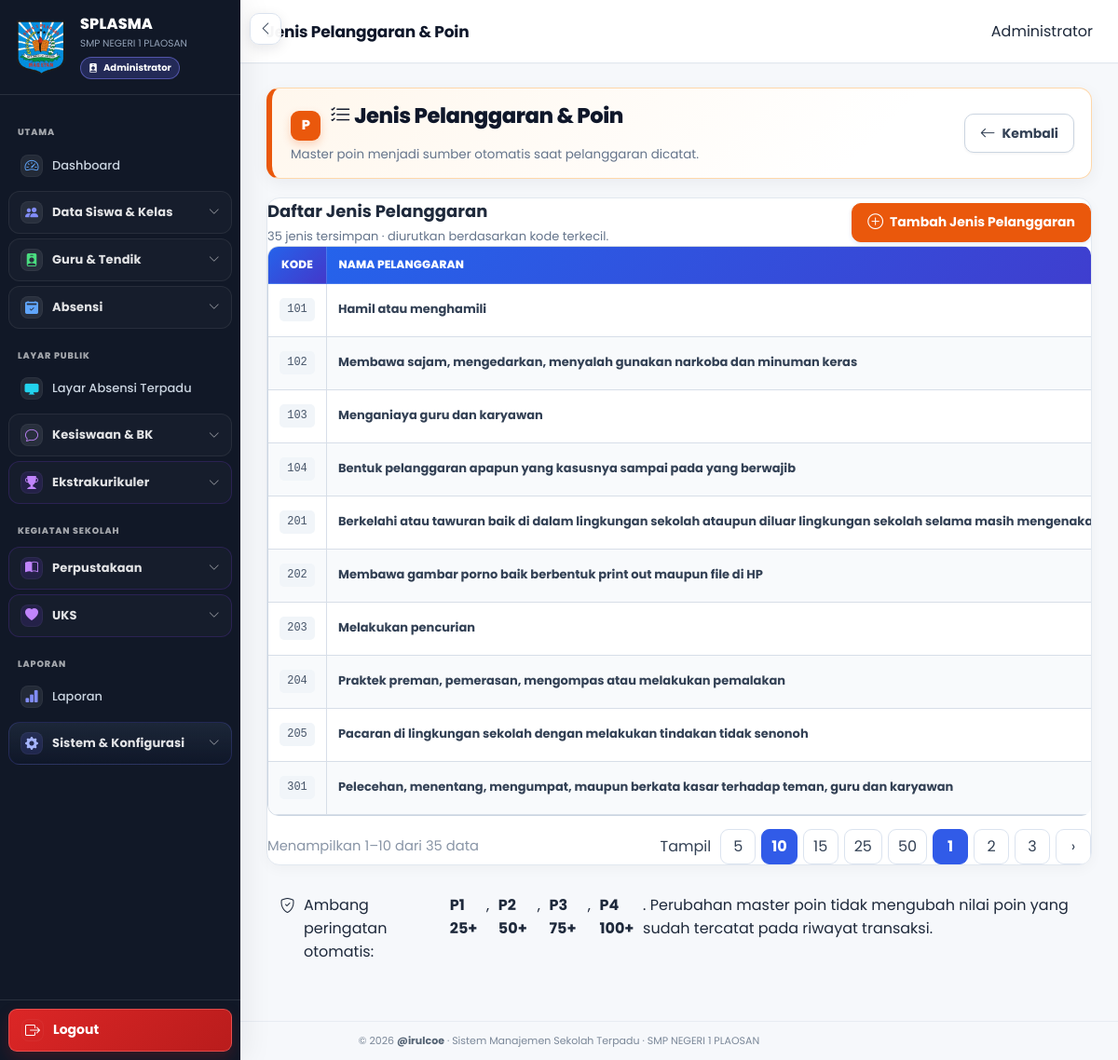
/pelanggaran/jenis.php (signed in), run on the app's committed database.
### tables this page shows
CREATE TABLE `profil_sekolah` (
  `id` bigint(20) UNSIGNED NOT NULL,
  `nama_sekolah` varchar(200) NOT NULL,
  `npsn` varchar(30) DEFAULT NULL,
  `nss` varchar(30) DEFAULT NULL,
  `jenjang` varchar(50) DEFAULT NULL,
  `status_sekolah` varchar(50) DEFAULT NULL,
  `alamat` text DEFAULT NULL,
  `desa` varchar(100) DEFAULT NULL,
  `kecamatan` varchar(100) DEFAULT NULL,
  `kabupaten` varchar(100) DEFAULT NULL,
  `provinsi` varchar(100) DEFAULT NULL,
  `kode_pos` varchar(10) DEFAULT NULL,
  `telepon` varchar(50) DEFAULT NULL,
  `email` varchar(150) DEFAULT NULL,
  `website` varchar(200) DEFAULT NULL,
  `logo` varchar(255) DEFAULT NULL,
  `foto` varchar(255) DEFAULT NULL,
  `nama_kepala` varchar(200) DEFAULT NULL,
  `nip_kepala` varchar(50) DEFAULT NULL,
  `created_at` timestamp NULL DEFAULT current_timestamp(),
  `updated_at` timestamp NULL DEFAULT current_timestamp() ON UPDATE current_timestamp()
);

CREATE TABLE `jenis_pelanggaran` (
  `id` bigint(20) UNSIGNED NOT NULL,
  `kode` varchar(50) NOT NULL,
  `nama` varchar(150) NOT NULL,
  `kategori` varchar(100) DEFAULT NULL,
  `poin` int(11) NOT NULL DEFAULT 0,
  `aktif` tinyint(1) NOT NULL DEFAULT 1,
  `keterangan` text DEFAULT NULL,
  `created_at` timestamp NULL DEFAULT current_timestamp(),
  `updated_at` timestamp NULL DEFAULT current_timestamp() ON UPDATE current_timestamp()
);

### pelanggaran/jenis.php (the view, shortened to what the rows shown need)
<?php
require_once __DIR__ . '/_helper.php';
$perPageOptions=[5,10,15,25,50];
$perPage=(int)($_GET['per_page']??10); if(!in_array($perPage,$perPageOptions,true))$perPage=10;
$page=max(1,(int)($_GET['page']??1));
$offset=($page-1)*$perPage;
$stRows=$pdo->prepare("SELECT * FROM jenis_pelanggaran ORDER BY CASE WHEN kode REGEXP '^[0-9]+$' THEN 0 ELSE 1 END, CAST(kode AS UNSIGNED), kode, id LIMIT ? OFFSET ?");
$stRows->bindValue(1,$perPage,PDO::PARAM_INT);$stRows->bindValue(2,$offset,PDO::PARAM_INT);$stRows->execute();$rows=$stRows->fetchAll();
$page_title='Jenis Pelanggaran & Poin';require_once __DIR__.'/../layouts/header.php';require_once __DIR__.'/../layouts/sidebar.php';
?>
<main class="main"><header class="topbar"><div class="topbar-title">Jenis Pelanggaran & Poin</div><div class="topbar-user"><?=e(user_name())?></div></header><section class="content">
<div class="page-header"><div><h1><i class="bi bi-list-check"></i> Jenis Pelanggaran & Poin</h1></div></div>
<div class="pelanggaran-master-table"><div class="dashboard-table-card">
<div class="pelanggaran-master-toolbar"><div class="section-title" style="margin:0"><div><h2>Daftar Jenis Pelanggaran</h2></div></div></div>
<div class="table-responsive"><table class="data-table"><thead><tr><th class="col-kode">Kode</th><th class="col-nama">Nama Pelanggaran</th></tr></thead><tbody><?php if(!$rows):?><tr><td colspan="6" class="empty-state">Belum ada jenis pelanggaran.</td></tr><?php else:foreach($rows as $r):?><tr><td class="col-kode"><code><?=e($r['kode'])?></code></td><td class="nama-pelanggaran"><strong><?=e($r['nama'])?></strong></td></tr><?php endforeach;endif;?></tbody></table></div>
</div></div>
</section></main><?php require_once __DIR__.'/../layouts/footer.php'; ?>

### layouts/sidebar.php (shortened to what the rows shown need)
<?php $sidebar_role_class = 'sidebar-role-' . preg_replace('/[^a-z0-9_-]/i', '', (string)user_role()); ?>
<aside id="globalSidebar" class="sidebar <?= e($sidebar_role_class) ?>" aria-label="Navigasi utama">
    <div class="sidebar-brand">
        <?php if (!empty($school_profile['logo'])): ?>
            <img src="<?= e(school_logo_url($pdo)) ?>" alt="Logo Sekolah" class="sidebar-logo">
        <?php endif; ?>
        <div class="sidebar-brand-info">
            <div class="sidebar-brand-title">SPLASMA</div>
            <small><?= e($school_profile['nama_sekolah']) ?></small>
            <div class="sidebar-role-badge">
                <i class="bi bi-person-badge-fill" aria-hidden="true"></i>
                <span><?= e(sidebar_role_label()) ?></span>
            </div>
        </div>
    </div>
</aside>

### data on the page
profil_sekolah: logo (picture), nama_sekolah "SMP NEGERI 1 PLAOSAN"
jenis_pelanggaran: kode "101", nama "Hamil atau menghamili"
jenis_pelanggaran: kode "102", nama "Membawa sajam, mengedarkan, menyalah gunakan narkoba dan minuman keras"
jenis_pelanggaran: kode "103", nama "Menganiaya guru dan karyawan"
jenis_pelanggaran: kode "104", nama "Bentuk pelanggaran apapun yang kasusnya sampai pada yang berwajib"
jenis_pelanggaran: kode "201", nama "Berkelahi atau tawuran baik di dalam lingkungan sekolah ataupun diluar lingkungan sekolah selama masih…"
jenis_pelanggaran: kode "202", nama "Membawa gambar porno baik berbentuk print out maupun file di HP"
jenis_pelanggaran: kode "203", nama "Melakukan pencurian"
jenis_pelanggaran: kode "204", nama "Praktek preman, pemerasan, mengompas atau melakukan pemalakan"
jenis_pelanggaran: kode "205", nama "Pacaran di lingkungan sekolah dengan melakukan tindakan tidak senonoh"
jenis_pelanggaran: kode "301", nama "Pelecehan, menentang, mengumpat, maupun berkata kasar terhadap teman, guru dan karyawan"

### other printed values
sidebar_role_label() "Administrator"
$label "Dashboard Layar Absensi Terpadu Laporan"
$label "Data Siswa & Kelas Guru & Tendik Absensi Kesiswaan & BK Ekstrakurikuler Perpustakaan UKS Sistem & Konfigurasi"
user_name() "Administrator"
$total "35"
$offset+1 "1"
min($offset+$perPage,$total) "10"
$opt "5"
$opt "10"
$opt "15"
$opt "25"
$opt "50"
APP_NAME "Sistem Manajemen Sekolah Terpadu"
NAMA_SEKOLAH "SMP NEGERI 1 PLAOSAN"
